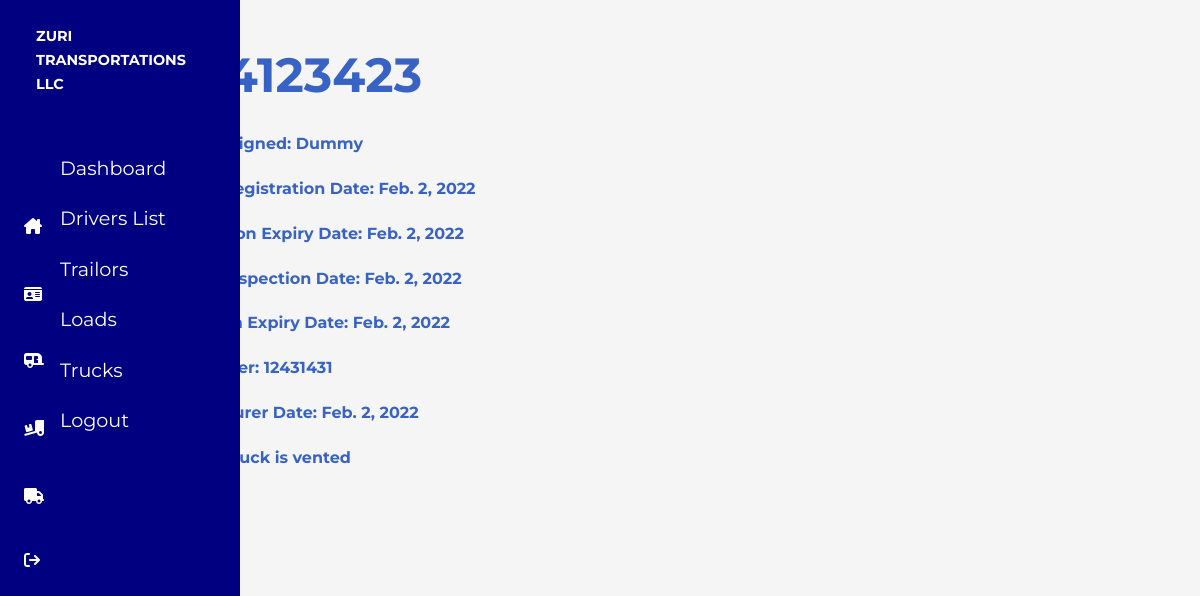
The app's page /trailors/trailor/1 (signed in) with its own data.
### trailors/models.py (models this page shows)
class Trailor(models.Model):
    trailor_number = models.CharField(max_length=50)
    driver_assigned_to = models.CharField(max_length=50)
    registration_current_date = models.DateField(auto_now=False, auto_now_add=False, blank=True)
    registration_expiry_date = models.DateField(auto_now=False, auto_now_add=False, blank=True)
    inspection_current_date = models.DateField(auto_now=False, auto_now_add=False, blank=True)
    inspection_expiry_date = models.DateField(auto_now=False, auto_now_add=False, blank=True)
    vin_number = models.CharField(max_length=50, default=None)
    manufacturer_date = models.DateField(auto_now=False, auto_now_add=False, blank=True, default=None)
    vented = models.BooleanField(default=False)

### trailors/views.py (the view)
# urls.py: path('trailor/<trailor_id>', trailor_info, name='trailor_info'),
@login_required
def trailor_info(request, trailor_id):
    trailor = Trailor.objects.get(pk=trailor_id)
    return render(request, 'trailors/trailor_info.html', {'trailor':trailor})

### templates/trailors/trailor_info.html (shortened to what this page needs)
{% extends 'base.html' %}
{% block content %}
<h1>{{trailor.trailor_number}}</h1>
<p>Driver Assigned: {{trailor.driver_assigned_to}}</p>
<p>Current Registration Date: {{trailor.registration_current_date}}</p>
<p>Registration Expiry Date: {{trailor.registration_expiry_date}}</p>
<p>Current Inspection Date: {{trailor.inspection_current_date}}</p>
<p>Inspection Expiry Date: {{trailor.inspection_expiry_date}}</p>
<p>Vin Number: {{trailor.vin_number}}</p>
<p>Manufacturer Date: {{trailor.manufacturer_date}}</p>
{% if trailor.vented == True %}
    <p>Vented: Truck is vented</p>
{% else %}
    <p>Vented: Truck is not vented</p>
{% endif %}
{% endblock %}

### static/styles.css (style rules this page uses)
* { margin: 0; padding: 0; }
:root { --nav-width: 5%; }
body { width: 90vw; font-family: 'Montserrat', sans-serif; background-color: whitesmoke; color: #3863c4; scroll-behavior: smooth; overflow-x: none; }
h1 { font-size: 3rem; text-transform: capitalize; padding-top: 5%; padding-bottom: 2%; padding-left: 4.5%; }
p { font-size: 1rem; font-weight: bold; line-height: 2.8rem; padding-left: 5%; }

### records on screen
Trailor: trailor_number "1234123423", driver_assigned_to "Dummy", registration_current_date "Feb. 2, 2022", registration_expiry_date "Feb. 2, 2022", inspection_current_date "Feb. 2, 2022", inspection_expiry_date "Feb. 2, 2022", vin_number "12431431", manufacturer_date "Feb. 2, 2022"
